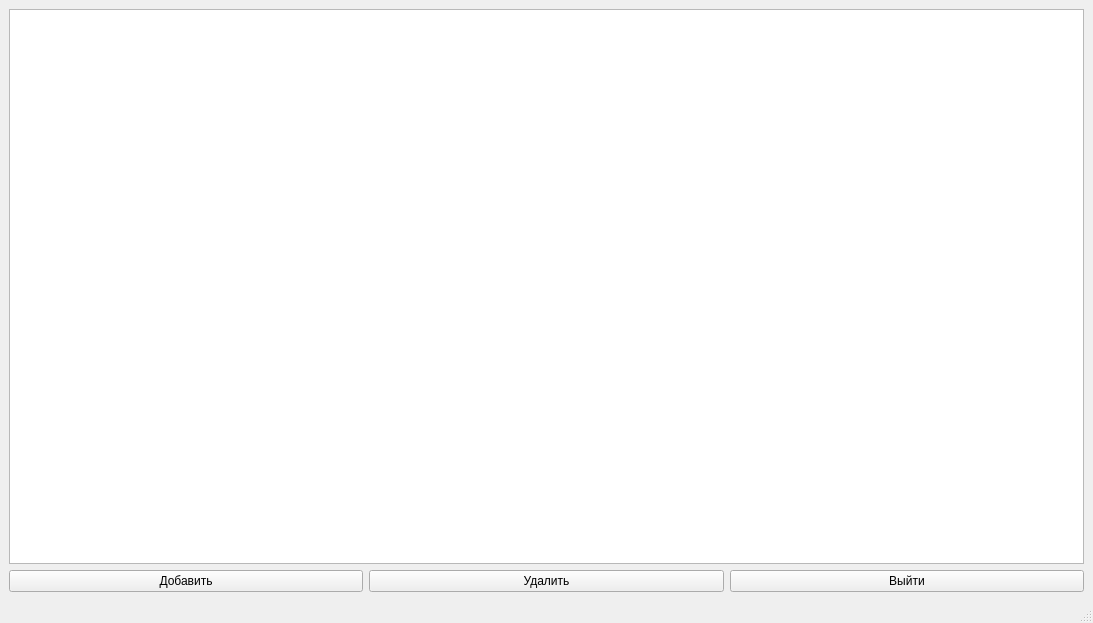
<?xml version="1.0" encoding="UTF-8"?>
<ui version="4.0">
 <class>MainWindow</class>
 <widget class="QMainWindow" name="MainWindow">
  <property name="geometry">
   <rect>
    <x>0</x>
    <y>0</y>
    <width>1093</width>
    <height>623</height>
   </rect>
  </property>
  <property name="windowTitle">
   <string>MainWindow</string>
  </property>
  <widget class="QWidget" name="centralwidget">
   <layout class="QGridLayout" name="gridLayout_3">
    <item row="1" column="0">
     <widget class="QPushButton" name="add_button">
      <property name="text">
       <string>Добавить</string>
      </property>
     </widget>
    </item>
    <item row="1" column="2">
     <widget class="QPushButton" name="exit_button">
      <property name="text">
       <string>Выйти</string>
      </property>
     </widget>
    </item>
    <item row="1" column="1">
     <widget class="QPushButton" name="delete_button">
      <property name="text">
       <string>Удалить</string>
      </property>
     </widget>
    </item>
    <item row="0" column="0" colspan="3">
     <widget class="QTableView" name="tableView"/>
    </item>
   </layout>
  </widget>
  <widget class="QMenuBar" name="menubar">
   <property name="geometry">
    <rect>
     <x>0</x>
     <y>0</y>
     <width>1093</width>
     <height>25</height>
    </rect>
   </property>
  </widget>
  <widget class="QStatusBar" name="statusbar"/>
 </widget>
 <resources/>
 <connections/>
</ui>
